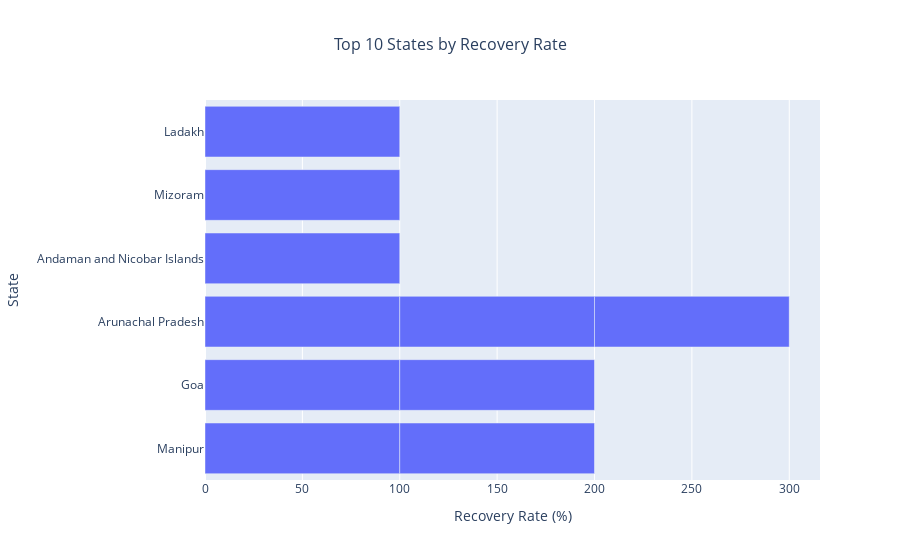

Notebook code for this chart:
### Code cell
df['Recovered']=df['Cured']*100/df['Confirmed']
sorted_data = df.sort_values(by='Recovered', ascending=False)

# Select the top 10 states
top_10_data = sorted_data.head(10)

fig = px.bar(top_10_data, y='State/UnionTerritory', x='Recovered',
             title='Top 10 States by Recovery Rate',
             labels={'State/UnionTerritory': 'State', 'Recovered': 'Recovery Rate (%)'})

fig.update_layout(title_text='Top 10 States by Recovery Rate', title_x=0.5, title_font_size=16)
fig.show()

### Figure 1 — Plotly figure (JSON) as saved in the notebook; plotly's stock layout.template omitted (floating-point values rounded to 4 significant figures)
{"data": [{"alignmentgroup": "True", "hovertemplate": "Recovery Rate (%)=%{x}<br>State=%{y}<extra></extra>", "legendgroup": "", "marker": {"color": "#636efa", "pattern": {"shape": ""}}, "name": "", "offsetgroup": "", "orientation": "h", "showlegend": false, "textposition": "auto", "type": "bar", "x": [100, 100, 100, 100, 100, 100, 100, 100, 100, 100], "xaxis": "x", "y": ["Manipur", "Goa", "Arunachal Pradesh", "Andaman and Nicobar Islands", "Goa", "Mizoram", "Ladakh", "Manipur", "Arunachal Pradesh", "Arunachal Pradesh"], "yaxis": "y"}], "layout": {"barmode": "relative", "legend": {"tracegroupgap": 0}, "title": {"font": {"size": 16}, "text": "Top 10 States by Recovery Rate", "x": 0.5}, "xaxis": {"anchor": "y", "domain": [0, 1], "title": {"text": "Recovery Rate (%)"}}, "yaxis": {"anchor": "x", "domain": [0, 1], "title": {"text": "State"}}}}
